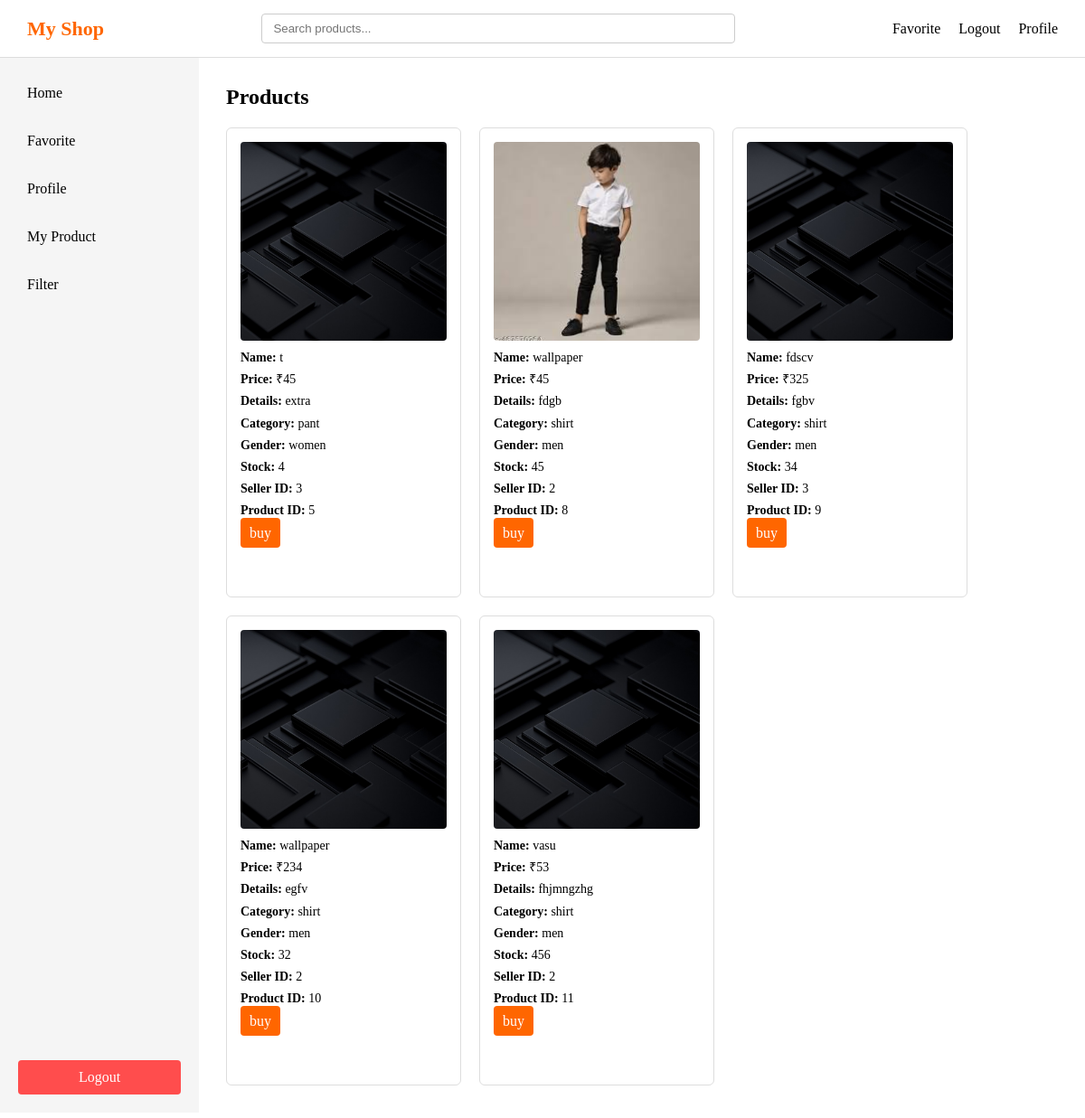
The app's page /home (signed in) with its own data.
### main.py (models this page shows)
class Product(db.Model):
    id=db.Column(db.Integer, primary_key = True)
    product_name = db.Column(db.String(100))
    product_price= db.Column(db.Integer)
    product_image= db.Column(db.String(200))
    product_details = db.Column(db.Text)
    product_category = db.Column(db.String(100))
    product_gender= db.Column(db.String(20))
    product_stock= db.Column(db.Integer)
    seller_id = db.Column(db.Integer, db.ForeignKey('user.id'))

### main.py (the view)
@app.route('/home')
def home():
    if 'user' not in session:
        return redirect(url_for('login'))
    username = session.get('user')
    user = User.query.filter_by(username= username).first()
    seller_id = user.id
    products = Product.query.all()
    return render_template("home.html", user = user , products = products)

### templates/home.html (shortened to what this page needs)
<!DOCTYPE html>
<html lang="en">
<head>
    <link rel="stylesheet" href="{{ url_for('static', filename='style.css') }}">
</head>
<body>
    <div class="header">
        <div class="logo">My Shop</div>
        <div class="searchbar">
            <input type="text" placeholder="Search products..." />
        </div>
        <div class="right">
            <div class="favorite"><a href="/favorite">Favorite</a></div>
            <div class="logout"><a href="/logout">Logout</a></div>
            <div class="profile"><a href="/profile">Profile</a></div>
        </div>
    </div>
    <div class="layout">
        <div class="sidebar">
            <div class="top">
                <div class="home" id="sidebar-home">Home</div>
                <div class="favorite" id="sidebar-favorite">Favorite</div>
                <div class="profile" id="sidebar-profile">Profile</div>
                {% if user.user_type == 's' %}
                <div class="my_product" id="sidebar-myproduct">My Product</div>
                <div class="filter">Filter</div>
                {% else %}
                <div class="filter">Filter</div>
                {% endif %}
            </div>
            <div class="logout" id="sidebar-logout">Logout</div>
        </div>
        <div class="main">
            <h2>Products</h2>
            {% if products %}
            <div class="products">
                {% for product in products %}
                <div class="product-card">
                    <img src="{{ url_for('static', filename='uploads/' + product.product_image) }}">
                    <p><strong>Name:</strong> {{ product.product_name }}</p>
                    <p><strong>Price:</strong> ₹{{ product.product_price }}</p>
                    <p><strong>Details:</strong> {{ product.product_details }}</p>
                    <p><strong>Category:</strong> {{ product.product_category }}</p>
                    <p><strong>Gender:</strong> {{ product.product_gender }}</p>
                    <p><strong>Stock:</strong> {{ product.product_stock }}</p>
                    <p><strong>Seller ID:</strong> {{ product.seller_id }}</p>
                    <p><strong>Product ID:</strong> {{ product.id }}</p>
                    <div class="buybutton">
                        <a href="{{ url_for('buyButton', product_id=product.id) }}">buy</a>
                    </div>
                </div>
                {% endfor %}
            </div>
            {% endif %}
        </div>
    </div>
</body>
</html>

### static/style.css (style rules this page uses)
* { margin: 0; padding: 0; box-sizing: border-box; }
.header { display: flex; align-items: center; justify-content: space-between; padding: 15px 30px; background-color: #ffffff; border-bottom: 1px solid #ddd; width: 100%; }
.logo { font-size: 22px; font-weight: bold; color: #ff6600; white-space: nowrap; }
.searchbar { flex: 1; display: flex; justify-content: center; }
.searchbar input { width: 60%; min-width: 250px; padding: 8px 12px; border: 1px solid #ccc; border-radius: 4px; }
.right { display: flex; align-items: center; gap: 20px; white-space: nowrap; }
.right a, .right div { text-decoration: none; color: #000; cursor: pointer; font-weight: 500; }
.layout { display: flex; height: calc(100vh - 70px); }
.sidebar { width: 220px; height: 100%; background-color: #f5f5f5; padding: 20px; display: flex; flex-direction: column; }
.sidebar .top { flex: 1; overflow-y: auto; display: flex; flex-direction: column; gap: 15px; }
.sidebar .top div { padding: 10px; cursor: pointer; border-radius: 4px; }
.sidebar .logout { padding: 10px; background-color: #ff4d4d; color: white; text-align: center; border-radius: 4px; cursor: pointer; flex-shrink: 0; }
.main { flex: 1; padding: 30px; background-color: #ffffff; overflow-y: auto; }
.products { display: grid; grid-template-columns: repeat(auto-fill, 260px); gap: 20px; margin-top: 20px; }
.products > div { width: 260px; height: 520px; border: 1px solid #ddd; border-radius: 6px; padding: 15px; background-color: #fff; display: flex; flex-direction: column; overflow: hidden; }
.products img { width: 100%; height: 220px; object-fit: cover; border-radius: 4px; margin-bottom: 10px; }
.products p { font-size: 14px; margin-bottom: 6px; line-height: 1.3; }
.buybutton a, .products button { margin-top: auto; padding: 8px 10px; border-radius: 4px; text-align: center; background-color: #ff6600; color: white; text-decoration: none; border: none; cursor: pointer; }

### records on screen
Product: product_image (picture), product_name "t", product_price "45", product_details "extra", product_category "pant", product_gender "women", product_stock "4", seller_id "3", id "5"
Product: product_image (picture), product_name "wallpaper", product_price "45", product_details "fdgb", product_category "shirt", product_gender "men", product_stock "45", seller_id "2", id "8"
Product: product_image (picture), product_name "fdscv", product_price "325", product_details "fgbv", product_category "shirt", product_gender "men", product_stock "34", seller_id "3", id "9"
Product: product_image (picture), product_name "wallpaper", product_price "234", product_details "egfv", product_category "shirt", product_gender "men", product_stock "32", seller_id "2", id "10"
Product: product_image (picture), product_name "vasu", product_price "53", product_details "fhjmngzhg", product_category "shirt", product_gender "men", product_stock "456", seller_id "2", id "11"
